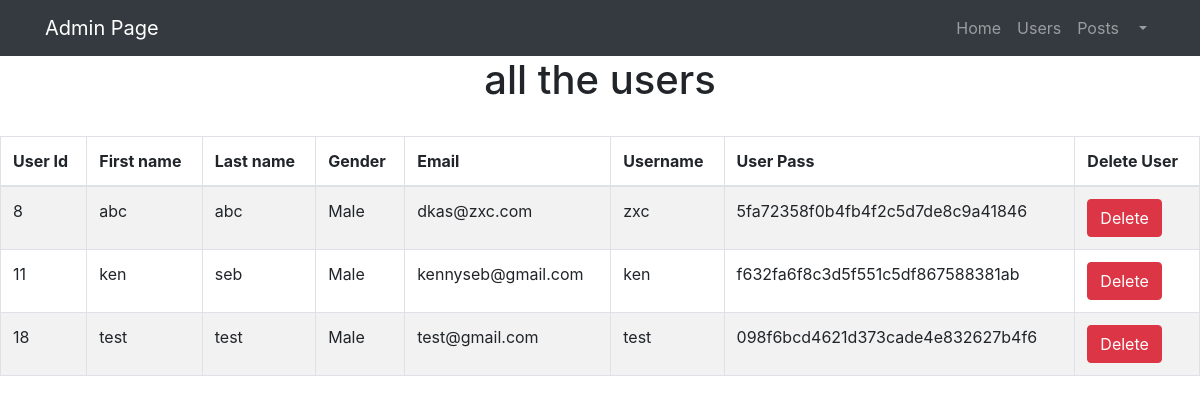
/view_users.php, run on an earlier commit of the app's database.
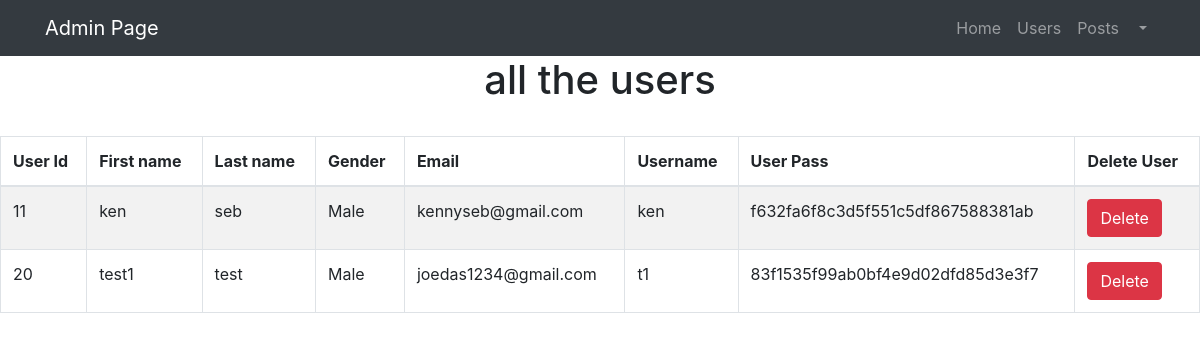
And on a later commit of the database.
### tables this page shows
CREATE TABLE `tbl_user` (
  `user_id` int(11) NOT NULL,
  `fname` varchar(30) NOT NULL,
  `lname` varchar(30) NOT NULL,
  `gender` varchar(10) NOT NULL,
  `email` varchar(25) NOT NULL,
  `username` varchar(25) NOT NULL,
  `password` varchar(50) NOT NULL,
  `user_upvote` int(20) NOT NULL DEFAULT 1,
  `user_downvote` int(20) NOT NULL DEFAULT 1
);

### public_html/view_users.php (the view, shortened to what this page needs)
<?php
$admin_name=$_SESSION['admin_name'];
?>
<!DOCTYPE html>
<html lang="en">
<head>
  <link href="vendor/bootstrap/css/bootstrap.min.css" rel="stylesheet">
</head>
<body>
 <nav class="navbar navbar-expand-lg navbar-dark bg-dark static-top">
    <div class="container">
      <a class="navbar-brand" href="#">Admin Page</a>
      <div class="collapse navbar-collapse" id="navbarResponsive">
        <ul class="navbar-nav ml-auto">
        <li class="nav-item">
            <a class="nav-link" href="index.php">Home
              </a>
          </li>
          <li class="nav-item">
            <a class="nav-link" href="view_users.php">Users
            </a>
          </li>
          <li class="nav-item">
            <a class="nav-link" href="view_userpost.php">Posts</a>
          </li>
          <li class="nav-item dropdown">
        <a class="nav-link dropdown-toggle" href="#" id="navbarDropdown" role="button" data-toggle="dropdown" aria-haspopup="true" aria-expanded="false">
        <?php echo $admin_name;?></a>
      </li>
        </ul>
      </div>
    </div>
  </nav>
  <div class="table-scrol">
    <h1 align="center">all the users</h1>
    <table class="table table-bordered table-hover table-striped" style="table-layout: auto">
        <thead>
        <tr>
            <th>User Id</th>
            <th>First name</th>
            <th>Last name</th>
            <th>Gender</th>
            <th>Email</th>
            <th>Username</th>
            <th>User Pass</th>
            <th>Delete User</th>
        </tr>
        </thead>
        <?php
        include("db.php");
        $view_users_query="SELECT * FROM tbl_user";
        $run=mysqli_query($con,$view_users_query);
        while($row=mysqli_fetch_array($run))
        {
            $user_id=$row[0];
            $fname=$row[1];
            $lname=$row[2];
            $gender=$row[3];
            $email=$row[4];
            $username=$row[5];
            $password=$row[6];
        ?>
        <tr>
            <td><?php echo $user_id;  ?></td>
            <td><?php echo $fname;  ?></td>
            <td><?php echo $lname;  ?></td>
            <td><?php echo  $gender;  ?></td>
            <td><?php echo  $email;  ?></td>
            <td><?php echo  $username;  ?></td>
            <td><?php echo  $password;  ?></td>
           <td><a href="delete_user.php?del=<?php echo $user_id ?>"><button class="btn btn-danger">Delete</button></a></td>
        </tr>
        <?php } ?>
    </table>
        </div>
</body>
</html>

What changed in the data, as far as the page shows it:
removed tbl_user: user_id "8", fname "abc", lname "abc", gender "Male", email "dkas@zxc.com", username "zxc", password "5fa72358f0b4fb4f2c5d7de8c9a41846"
removed tbl_user: user_id "18", fname "test", lname "test", gender "Male", email "test@gmail.com", username "test", password "098f6bcd4621d373cade4e832627b4f6"
added tbl_user: user_id "20", fname "test1", lname "test", gender "Male", email "joedas1234@gmail.com", username "t1", password "83f1535f99ab0bf4e9d02dfd85d3e3f7"
